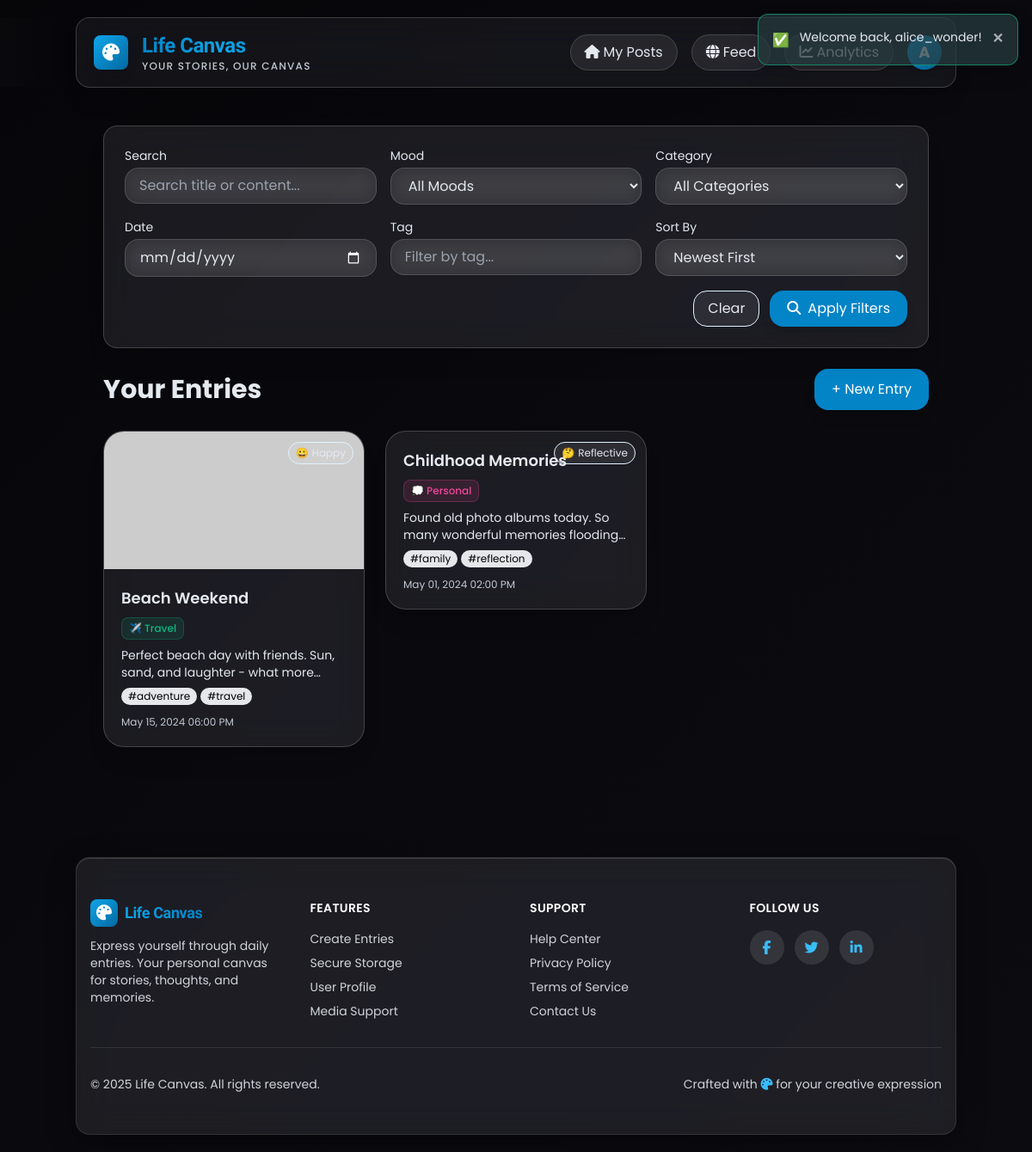
Page /dashboard.php (signed in) on the committed database.
### tables this page shows
CREATE TABLE IF NOT EXISTS entries (
  entry_id INT UNSIGNED AUTO_INCREMENT PRIMARY KEY,
  user_id INT UNSIGNED NOT NULL,
  category_id INT UNSIGNED NULL,
  title VARCHAR(150) NOT NULL,
  content TEXT NOT NULL,
  mood VARCHAR(30) NULL,
  music_link VARCHAR(500) NULL,
  location VARCHAR(100) NULL,
  weather VARCHAR(50) NULL,
  privacy_level ENUM('private', 'public') DEFAULT 'private',
  is_favorite BOOLEAN DEFAULT FALSE,
  is_deleted BOOLEAN DEFAULT FALSE,
  version INT UNSIGNED DEFAULT 1,
  word_count INT UNSIGNED DEFAULT 0,
  timestamp DATETIME NOT NULL DEFAULT CURRENT_TIMESTAMP,
  updated_at TIMESTAMP DEFAULT CURRENT_TIMESTAMP ON UPDATE CURRENT_TIMESTAMP,
  deleted_at TIMESTAMP NULL,
  CONSTRAINT fk_entries_user FOREIGN KEY (user_id) REFERENCES users(user_id) ON DELETE CASCADE,
  CONSTRAINT fk_entries_category FOREIGN KEY (category_id) REFERENCES categories(category_id) ON DELETE SET NULL,
  FULLTEXT INDEX ft_entry_content (title, content)
);

CREATE TABLE IF NOT EXISTS categories (
  category_id INT UNSIGNED AUTO_INCREMENT PRIMARY KEY,
  category_name VARCHAR(50) NOT NULL UNIQUE,
  description TEXT NULL,
  color VARCHAR(7) DEFAULT '#6B7280',
  icon VARCHAR(50) NULL,
  created_by INT UNSIGNED,
  created_at TIMESTAMP DEFAULT CURRENT_TIMESTAMP,
  CONSTRAINT fk_categories_user FOREIGN KEY (created_by) REFERENCES users(user_id) ON DELETE SET NULL
);

### lib/utils.php (called while the page is built, shortened)
<?php
function e(string $value): string {
    return htmlspecialchars($value, ENT_QUOTES, 'UTF-8');
}
function human_datetime(string $ts): string {
    return date('M d, Y h:i A', strtotime($ts));
}
function app_base_url(): string {
    $config = require __DIR__ . '/../config/config.php';
    if (!empty($_SERVER['SCRIPT_NAME'])) {
        $dir = rtrim(str_replace('\\', '/', dirname($_SERVER['SCRIPT_NAME'])), '/');
        return $dir;
    }
    return '';
}
function allowed_moods(): array {
    return [
        'Happy' => '😀',
        'Sad' => '😢',
        'Angry' => '😠',
        'Calm' => '😌',
        'Excited' => '🤩',
        'Reflective' => '🤔',
    ];
}
function mood_emoji(?string $mood): string {
    $map = allowed_moods();
    return $map[$mood] ?? '';
}
function get_categories(): array {
    require_once __DIR__ . '/db.php';
    return db_all("SELECT * FROM categories ORDER BY category_name");
}

### config/config.php (called while the page is built)
<?php
return [
    'db' => [
        'host' => '127.0.0.1',
        'port' => 3306,
        'name' => 'diary_app',
        'user' => 'root',
        'pass' => '',
        'charset' => 'utf8mb4'
    ],
    'app' => [
        'base_url' => '',
        'session_name' => 'diaryapp_sess',
        'display_errors' => true
    ],
    'uploads' => [
        'dir' => __DIR__ . '/../uploads',
        'max_size_bytes' => 5 * 1024 * 1024,
        'allowed_mime' => [
            'image/jpeg', 'image/png', 'image/gif', 'image/webp',
            'audio/mpeg', 'audio/wav', 'audio/ogg'
        ]
    ]
];

### lib/auth.php (called while the page is built, shortened)
<?php
require_once __DIR__ . '/../config/db.php';
require_once __DIR__ . '/utils.php';
function start_session_once(): void {
    $config = require __DIR__ . '/../config/config.php';
}
function is_logged_in(): bool {
    return isset($_SESSION['user_id']);
}
function current_user_id(): ?int {
    return is_logged_in() ? (int)$_SESSION['user_id'] : null;
}
function get_logged_in_user(): ?array {
    require_once __DIR__ . '/db.php';
    return db_one("SELECT u.*, r.role_name
                   FROM users u
                   LEFT JOIN roles r ON u.role_id = r.role_id
                   WHERE u.user_id = ?", [current_user_id()]);
}

### config/db.php (called while the page is built, shortened)
<?php
$config = require __DIR__ . '/config.php';
function get_pdo(): PDO {
    static $pdo = null;
    if ($pdo !== null) return $pdo;
    $config = require __DIR__ . '/config.php';
    $dsn = sprintf('mysql:host=%s;port=%d;dbname=%s;charset=%s',
        $config['db']['host'],
        $config['db']['port'],
        $config['db']['name'],
        $config['db']['charset']
    );
    $options = [
        PDO::ATTR_ERRMODE => PDO::ERRMODE_EXCEPTION,
        PDO::ATTR_DEFAULT_FETCH_MODE => PDO::FETCH_ASSOC,
        PDO::ATTR_EMULATE_PREPARES => false,
    ];
    try {
        $pdo = new PDO($dsn, $config['db']['user'], $config['db']['pass'], $options);
    } catch (PDOException $e) {
        http_response_code(500);
        echo 'Database connection failed.';
        exit;
    }
    return $pdo;
}

### lib/db.php (called while the page is built, shortened)
<?php
require_once __DIR__ . '/../config/db.php';
function db(): PDO {
    return get_pdo();
}
function db_all(string $sql, array $params = []): array {
    $stmt = db()->prepare($sql);
    $stmt->execute($params);
    return $stmt->fetchAll();
}

### dashboard.php (the view, shortened to what this page needs)
<?php
require_once __DIR__ . '/lib/auth.php';
require_once __DIR__ . '/lib/utils.php';
require_once __DIR__ . '/lib/db.php';
$userId = current_user_id();
$searchQuery = isset($_GET['search']) ? trim($_GET['search']) : '';
$moodFilter = isset($_GET['mood']) ? trim($_GET['mood']) : '';
$dateFilter = isset($_GET['date']) ? trim($_GET['date']) : '';
$tagFilter = isset($_GET['tag']) ? trim($_GET['tag']) : '';
$sortBy = isset($_GET['sort']) ? trim($_GET['sort']) : 'newest';
$params = [$userId];
$orderBy = 'ORDER BY e.timestamp DESC';
switch ($sortBy) {
  default:
    $orderBy = 'ORDER BY e.timestamp DESC';
}
$whereClause = 'WHERE e.user_id = ?';
$sql = "SELECT e.*,
  (SELECT m.file_path FROM media m WHERE m.entry_id = e.entry_id AND m.file_type LIKE 'image/%' ORDER BY m.media_id ASC LIMIT 1) AS cover_image,
  c.category_name,
  c.color AS category_color,
  c.icon AS category_icon,
  (SELECT GROUP_CONCAT(t.tag_name ORDER BY t.tag_name SEPARATOR ', ') FROM entry_tags et JOIN tags t ON et.tag_id = t.tag_id WHERE et.entry_id = e.entry_id) AS tags
FROM entries e
LEFT JOIN categories c ON e.category_id = c.category_id
$whereClause
$orderBy";
$entries = db_all($sql, $params);
include __DIR__ . '/partials/head.php';
?>
<div class="container mx-auto px-4 py-8 max-w-7xl">
  <div class="glass rounded-2xl shadow-xl p-6 mb-6">
  <form method="get" class="space-y-4">
    <div class="grid grid-cols-1 md:grid-cols-2 lg:grid-cols-3 gap-4">
      <div>
        <label class="block text-sm text-gray-700 dark:text-gray-300 mb-1">Search</label>
        <input type="text" name="search" value="<?php echo e($searchQuery); ?>"
               placeholder="Search title or content..."
               class="w-full rounded-2xl px-4 py-2 bg-white/70 dark:bg-gray-700/50 text-gray-900 dark:text-gray-100 border border-primary-100 dark:border-gray-600 focus:border-primary-400 dark:focus:border-primary-500 outline-none shadow-sm transition" />
      </div>
      <div>
        <label class="block text-sm text-gray-700 dark:text-gray-300 mb-1">Mood</label>
        <select name="mood" class="w-full rounded-2xl px-4 py-2 bg-white/70 dark:bg-gray-700/50 text-gray-900 dark:text-gray-100 border border-primary-100 dark:border-gray-600 focus:border-primary-400 dark:focus:border-primary-500 outline-none shadow-sm transition">
          <option value="all" <?php echo $moodFilter === 'all' || $moodFilter === '' ? 'selected' : ''; ?>>All Moods</option>
        </select>
      </div>
      <div>
        <label class="block text-sm text-gray-700 dark:text-gray-300 mb-1">Category</label>
        <select name="category" class="w-full rounded-2xl px-4 py-2 bg-white/70 dark:bg-gray-700/50 text-gray-900 dark:text-gray-100 border border-primary-100 dark:border-gray-600 focus:border-primary-400 dark:focus:border-primary-500 outline-none shadow-sm transition">
          <option value="0">All Categories</option>
        </select>
      </div>
      <div>
        <label class="block text-sm text-gray-700 dark:text-gray-300 mb-1">Date</label>
        <input type="date" name="date" value="<?php echo e($dateFilter); ?>"
               class="w-full rounded-2xl px-4 py-2 bg-white/70 dark:bg-gray-700/50 text-gray-900 dark:text-gray-100 border border-primary-100 dark:border-gray-600 focus:border-primary-400 dark:focus:border-primary-500 outline-none shadow-sm transition" />
      </div>
      <div>
        <label class="block text-sm text-gray-700 dark:text-gray-300 mb-1">Tag</label>
        <input type="text" name="tag" value="<?php echo e($tagFilter); ?>"
               placeholder="Filter by tag..."
               class="w-full rounded-2xl px-4 py-2 bg-white/70 dark:bg-gray-700/50 text-gray-900 dark:text-gray-100 border border-primary-100 dark:border-gray-600 focus:border-primary-400 dark:focus:border-primary-500 outline-none shadow-sm transition" />
      </div>
      <div>
        <label class="block text-sm text-gray-700 dark:text-gray-300 mb-1">Sort By</label>
        <select name="sort" class="w-full rounded-2xl px-4 py-2 bg-white/70 dark:bg-gray-700/50 text-gray-900 dark:text-gray-100 border border-primary-100 dark:border-gray-600 focus:border-primary-400 dark:focus:border-primary-500 outline-none shadow-sm transition">
          <option value="newest" <?php echo $sortBy === 'newest' ? 'selected' : ''; ?>>Newest First</option>
        </select>
      </div>
    </div>
    <div class="flex justify-end gap-3 mt-4">
      <a href="dashboard.php" class="px-4 py-2 rounded-2xl bg-white/70 dark:bg-gray-700/50 hover:bg-white/90 dark:hover:bg-gray-700 text-gray-700 dark:text-gray-300 border border-primary-100 dark:border-gray-600 shadow-sm transition">
        Clear
      </a>
      <button type="submit" class="px-5 py-2 rounded-2xl bg-primary-600 hover:bg-primary-700 text-white shadow-lg transition">
        <i class="fas fa-search mr-2"></i>Apply Filters
      </button>
    </div>
  </form>
  </div>
<div class="flex items-center justify-between mb-6">
  <h1 class="text-3xl font-bold text-gray-800">Your Entries</h1>
  <div class="flex items-center gap-3">
    <a href="create.php" class="px-5 py-3 rounded-2xl bg-primary-600 hover:bg-primary-700 text-white shadow-lg transition">+ New Entry</a>
  </div>
</div>
<?php if (empty($entries)): ?>
  <div class="glass rounded-3xl p-8 text-center text-gray-600">No entries yet. Create your first one!</div>
<?php else: ?>
  <div class="masonry">
    <?php foreach ($entries as $e): ?>
      <a href="view.php?id=<?php echo (int)$e['entry_id']; ?>" class="block group masonry-item">
        <div class="glass rounded-3xl shadow-xl overflow-hidden hover:shadow-2xl transition relative">
          <?php if (!empty($e['mood'])): $emo = mood_emoji($e['mood']); ?>
            <div class="absolute top-3 right-3 z-10 px-2 py-1 rounded-full bg-white/70 text-gray-700 border border-primary-100 text-xs flex items-center gap-1">
              <span><?php echo e($emo !== '' ? $emo : ''); ?></span>
              <span><?php echo e($e['mood']); ?></span>
            </div>
          <?php endif; ?>
          <?php if ($e['cover_image']): ?>
            <img src="<?php echo e($e['cover_image']); ?>" alt="cover" class="w-full h-40 object-cover group-hover:scale-105 transition" />
          <?php endif; ?>
          <div class="p-5">
            <div class="flex items-center justify-between">
              <h2 class="text-lg font-semibold text-gray-800 dark:text-gray-100 truncate"><?php echo e($e['title']); ?></h2>
            </div>
            <?php if (!empty($e['category_name'])): ?>
              <div class="mt-2">
                <span class="inline-flex items-center px-2 py-1 rounded-lg text-xs font-medium"
                      style="background-color: <?php echo e($e['category_color']); ?>20; color: <?php echo e($e['category_color']); ?>; border: 1px solid <?php echo e($e['category_color']); ?>40;">
                  <?php echo e($e['category_icon']); ?> <?php echo e($e['category_name']); ?>
                </span>
              </div>
            <?php endif; ?>
            <p class="text-sm text-gray-600 dark:text-gray-400 mt-2 line-clamp-2"><?php echo e(mb_strimwidth($e['content'], 0, 120, '…')); ?></p>
            <?php if (!empty($e['tags'])): ?>
              <div class="mt-2 flex flex-wrap gap-1">
                <?php $tag_list = explode(', ', $e['tags']); foreach (array_slice($tag_list, 0, 3) as $tag): ?>
                  <span class="inline-block px-2 py-0.5 rounded-full bg-gray-200 dark:bg-gray-700 text-black dark:text-gray-300 text-xs">
                    #<?php echo e($tag); ?>
                  </span>
                <?php endforeach; ?>
              </div>
            <?php endif; ?>
            <p class="text-xs text-gray-500 dark:text-gray-400 mt-3"><?php echo e(human_datetime($e['timestamp'])); ?></p>
          </div>
        </div>
      </a>
    <?php endforeach; ?>
  </div>
<?php endif; ?>
</div>
<?php include __DIR__ . '/partials/footer.php'; ?>

### rows in the picture
entries: mood "😀", mood "Happy", title "Beach Weekend", category.icon "✈️", category.category_name "Travel", content "Perfect beach day with friends. Sun, sand, and laughter - what…", tag "adventure", tag "travel", timestamp "May 15, 2024 06:00 PM"
entries: mood "🤔", mood "Reflective", title "Childhood Memories", category.icon "💭", category.category_name "Personal", content "Found old photo albums today. So many wonderful memories…", tag "family", tag "reflection", timestamp "May 01, 2024 02:00 PM"

### other values in the picture
$f['msg'] "Welcome back, alice_wonder!"
